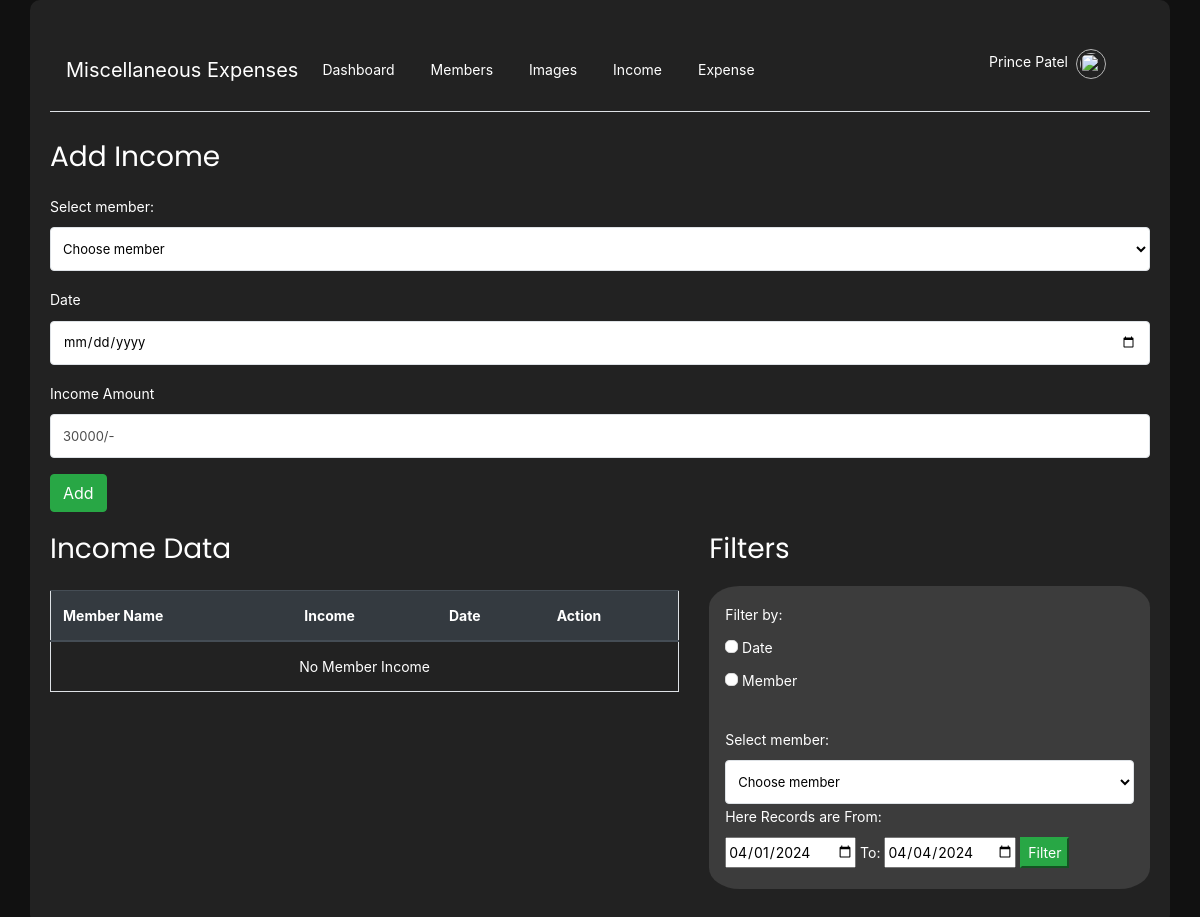
Page /income_view/ (signed in) on the earlier database version.
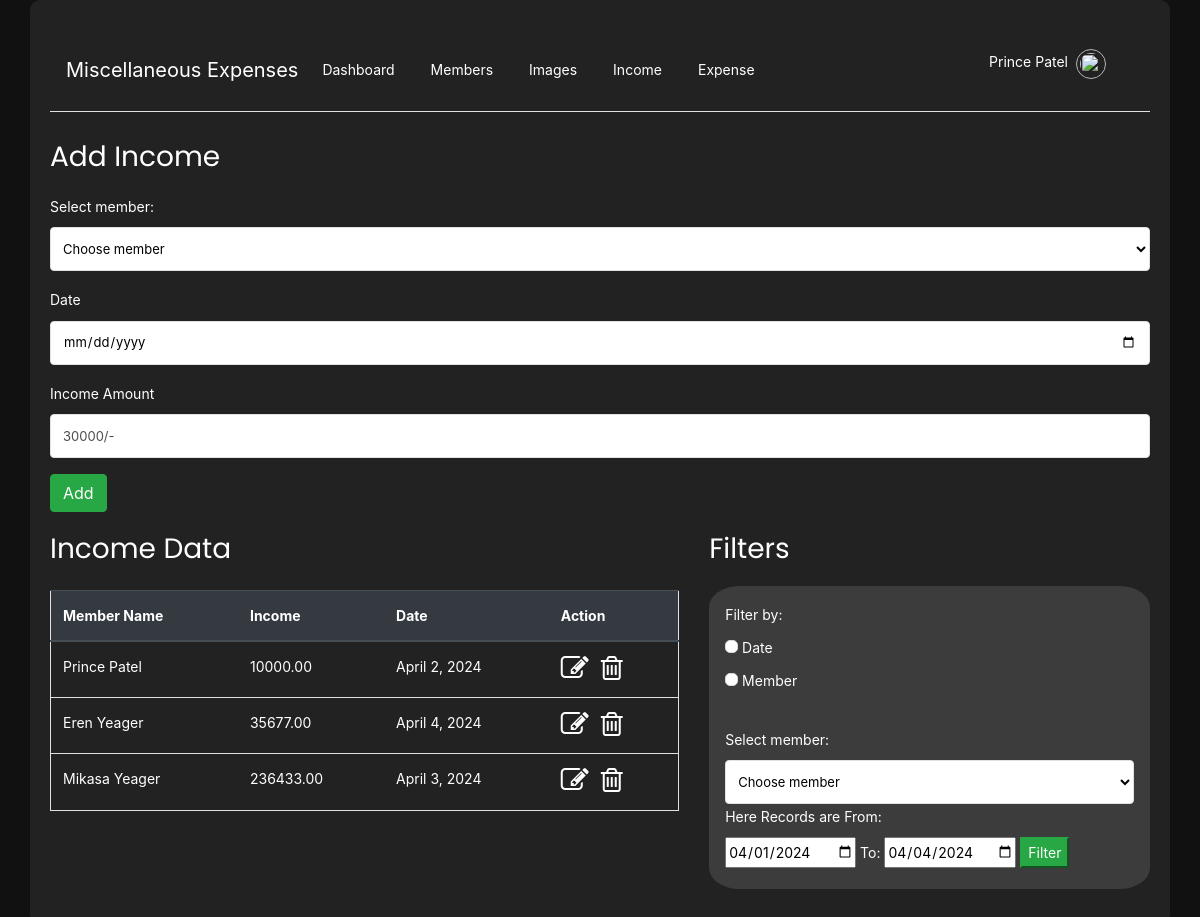
Same page on the later database version.
### authentication/models.py (models this page shows, shortened)
class MembersModel(BaseClass):
    superuser_id = models.ForeignKey(SuperUserModel, on_delete=models.CASCADE)
    first_name = models.CharField(max_length=255)
    last_name = models.CharField(max_length=255)
    email = models.EmailField(max_length=255,blank=True)
    mobile = models.CharField(max_length=255)
    password = models.CharField(max_length=255, blank=True)
    is_active = models.BooleanField(default=True)
    is_super_user = models.BooleanField(default=False)
    otp = models.CharField(max_length=50,default=100000)
    def __str__(self):
        return f"{self.first_name} {self.last_name}"

### account/models.py (models this page shows)
class IncomeModel(BaseClass):
    superuser_id = models.ForeignKey(SuperUserModel,on_delete=models.CASCADE)
    member_id = models.ForeignKey(MembersModel,on_delete=models.CASCADE)
    date = models.DateField()
    amount = models.DecimalField(default=0,decimal_places=2,max_digits=10)
    def __str__(self):
        return str(self.member_id)

### account/views.py (the view, shortened to what this page needs)
# urls.py: path('income_view/',income_view,name='income_view'),
@login_required
def income_view(request):
    user = MembersModel.objects.get(email = request.session['email'])
    members = MembersModel.objects.filter(superuser_id_id=request.session['superuser_id'])
    get_income= IncomeModel.objects.filter(superuser_id_id=request.session['superuser_id']).filter(date__range=[datetimeinfo.convert_date_format(start_date_of_month),datetimeinfo.convert_date_format(current_date_of_month)])
    context={
        'members':members,
        'get_income':get_income,
        'user':user,
        'start_date_of_month':datetimeinfo.convert_date_format(start_date_of_month),
        'current_date_of_month':datetimeinfo.convert_date_format(current_date_of_month)
    }
    return render(request,'income.html',context)

### account/views.py (called while the page is built)
def login_required(view_func):
    @wraps(view_func)
    def _wrapped_view(request, *args, **kwargs):
        if 'email' not in request.session:
            messages.warning(request, "You are not logged in yet.")
            return redirect('login_view')
        return view_func(request, *args, **kwargs)
    return _wrapped_view

### master/utils/ME_DATETIME/me_time.py (called while the page is built)
    def convert_date_format(self,date_str):
        parsed_date = datetime.strptime(date_str, "%d-%m-%Y").date()
        converted_date_str = parsed_date.strftime("%Y-%m-%d")
        return converted_date_str

### account/templates/income.html (shortened to what this page needs)
{% extends 'base.html' %}
{% block content %}
<div class="row">
    <div class="col-md">
        <form action="" method="post">
            <h3 class="my-3">Add Income</h3>
            <div class="form-group">
                <label for="member">Select member: </label>
                <select class="form-control form-control-sm  border" name="member" id="member" required>
                    <option value="" selected disabled>Choose member</option>
                </select>
            </div>
            <div class="form-group">
                <label for="income_date">Date</label>
                <input type="date" class="form-control border" name="date" id="income_date" required>
            </div>
            <div class="form-group">
                <label for="income_amount">Income Amount</label>
                <input type="number" class="form-control border" name="income_amount" id="income_amount"
                    placeholder="30000/-" required>
            </div>
            <input type="submit" value="Add" class="btn btn-success">
        </form>
    </div>
</div>
<div class="row">
    <div class="col-md-7">
        <h3 class="my-3">Income Data</h3>
        <table class="table border" style="margin-top: 20px;color: #fff;">
            <thead class="thead-dark">
                <tr>
                    <th scope="col">Member Name</th>
                    <th scope="col">Income</th>
                    <th scope="col">Date</th>
                    <th scope="col">Action</th>
                </tr>
            </thead>
            <tbody>
                {% if get_income|length != 0 %}
                {% for income in get_income %}
                <tr>
                    <td>{{ income }}</td>
                    <td>{{ income.amount}}</td>
                    <td>{{ income.date }}</td>
                    <td>
                        <a href="{% url 'update_income_view' id=income.id %}">
                            <i class="fa fa-pencil-square-o fa-2x" aria-hidden="true"></i>
                        </a>
                        <a href="{% url 'delete_income_view' id=income.id %}">
                            <i class="fa fa-trash-o fa-2x ml-2" aria-hidden="true"></i>
                        </a>
                    </td>
                </tr>
                {% endfor %}
                {% else %}
                <tr>
                    <td colspan="4" style="text-align: center;">No Member Income</td>
                </tr>
                {% endif %}
            </tbody>
        </table>
    </div>
    <div class="col-md-5">
        <h3 class="my-3">Filters</h3>
        <form action="{% url 'income_date_filter' %}" method="post">
            <div class="form-group p-3" style="background-color: #3c3c3c;border-radius: 7%;">
                <label>Filter by:</label><br>
                <input type="checkbox" id="date_chk_box" class="ui-checkbox" name="date_chk_box">
                <label for="date_chk_box" name="date_chk_box">Date</label><br>
                <input class="ui-checkbox" type="checkbox" id="member_chk_box" name="member_chk_box">
                <label for="member_chk_box">Member</label><br><br>
                <label for="member">Select member: </label>
                <select class="form-control form-control-sm  border" name="member" id="member">
                    <option value="" selected disabled>Choose member</option>
                </select>
                <label for="date">Here Records are From:</label><br>
                <input type="date" name="startdate" id="startdate">
                <label for="startdate">To:</label>
                <input type="date" name="enddate" id="enddate">
                <input type="submit" value="Filter" class="btn-success">
            </div>
        </form>
    </div>
</div>
{% endblock %}

### account/templates/base.html (shortened to what this page needs)
{% load static %}
<!doctype html>
<html lang="en">
<head>
    <link rel="stylesheet" href="https://stackpath.bootstrapcdn.com/font-awesome/4.7.0/css/font-awesome.min.css">
    <link rel="stylesheet" type="text/css" href="{% static 'account/css/style.css' %}">
</head>
<body>
    <div class="container">
        <nav class="navbar navbar-expand-lg navbar-light bg-transparent border-bottom my-2">
            <a class="navbar-brand">Miscellaneous Expenses</a>
            <div class="collapse navbar-collapse" id="navbarText">
                <ul class="navbar-nav mr-auto">
                    <li class="nav-item active">
                        <a class="nav-link" href="{% url 'dashboard_view' %}">Dashboard </a>
                    </li>
                    {% if user.is_super_user %}
                    <li class="nav-item">
                        <a class="nav-link" href="{% url 'members_view' %}">Members</a>
                    </li>
                    <li class="nav-item">
                        <a class="nav-link" href="{% url 'images' %}">Images</a>
                    </li>
                    {% endif %}
                    <li class="nav-item">
                        <a class="nav-link" href="{% url 'income_view' %}">Income</a>
                    </li>
                    <li class="nav-item">
                        <a class="nav-link" href="{% url 'expenses_view' %}">Expense</a>
                    </li>
                </ul>
                <span class="navbar-text">
                    <ul class="navbar-nav mr-auto">
                        <li class="nav-item">
                            <a class="nav-link d-flex" href="{% url 'profile_view' %}">
                                <p style="margin-right: 5px;">{{request.session.first_name}}
                                    {{request.session.last_name}}</p>
                                <img src="https://s3.eu-central-1.amazonaws.com/bootstrapbaymisc/blog/24_days_bootstrap/fox.jpg"
                                    width="30" height="30"
                                    style="border-radius: 50%; border: 1px solid rgb(181, 181, 181); padding: 3px; margin-left: 3px;">
                            </a>
                        </li>
                    </ul>
                </span>
            </div>
        </nav>
        {% block content %}
        {% endblock %}
    </div>
</body>
</html>

### account/templates/base.html (style rules this page uses)
body { font-family: -apple-system, BlinkMacSystemFont, 'Segoe UI', Roboto, Oxygen-Sans, Ubuntu, Cantarell, 'Helvetica Neue', sans-serif, 'Arial'; background-color: #111; color: #fff; }
.navbar { background-color: #222 !important; }
.navbar-nav .nav-link { color: #fff !important; }
.navbar-brand { color: #fff !important; }
.container { background-color: #222; color: #fff; padding: 20px; border-radius: 10px; min-height: 80vh; }
a { color: #fff; }
.navbar-text img { border: 1px solid #777; border-radius: 50%; padding: 3px; }
.nav-item { margin-right: 20px; }
.nav-link { transition: box-shadow 0.3s ease; border-radius: 10px; padding: 5px 10px; }
a, .navbar-brand, .navbar-nav .nav-link, .tag-cloud-link { color: #fff; }
.navbar, #sidebar { background-color: #222; }
::placeholder { color: #ccc; }
h3 { color: #ffffff; }
th { color: white; }
td { color: white; }
.ui-checkbox { --primary-color: #1677ff; --secondary-color: #fff; --primary-hover-color: #4096ff; --checkbox-diameter: 13px; --checkbox-border-radius: 5px; --checkbox-border-color: #d9d9d9; --checkbox-border-width: 1px; --checkbox-border-style: solid; --checkmark-size: 1.2; }
.ui-checkbox, .ui-checkbox *, .ui-checkbox *::before, .ui-checkbox *::after { -webkit-box-sizing: border-box; box-sizing: border-box; }
.ui-checkbox { -webkit-appearance: none; -moz-appearance: none; appearance: none; width: var(--checkbox-diameter); height: var(--checkbox-diameter); border-radius: var(--checkbox-border-radius); background: var(--secondary-color); border: var(--checkbox-border-width) var(--checkbox-border-style) var(--checkbox-border-color); -webkit-transition: all 0.3s; -o-transition: all 0.3s; transition: all 0.3s; cursor: pointer; position: relative; }
.ui-checkbox::after { content: ""; position: absolute; top: 0; left: 0; right: 0; bottom: 0; -webkit-box-shadow: 0 0 0 calc(var(--checkbox-diameter) / 2.5) var(--primary-color); box-shadow: 0 0 0 calc(var(--checkbox-diameter) / 2.5) var(--primary-color); border-radius: inherit; opacity: 0; -webkit-transition: all 0.5s cubic-bezier(0.12, 0.4, 0.29, 1.46); -o-transition: all 0.5s cubic-bezier(0.12, 0.4, 0.29, 1.46); transition: all 0.5s cubic-bezier(0.12, 0.4, 0.29, 1.46); }
.ui-checkbox::before { top: 40%; left: 50%; content: ""; position: absolute; width: 4px; height: 7px; border-right: 2px solid var(--secondary-color); border-bottom: 2px solid var(--secondary-color); -webkit-transform: translate(-50%, -50%) rotate(45deg) scale(0); -ms-transform: translate(-50%, -50%) rotate(45deg) scale(0); transform: translate(-50%, -50%) rotate(45deg) scale(0); opacity: 0; -webkit-transition: all 0.1s cubic-bezier(0.71, -0.46, 0.88, 0.6), opacity 0.1s; -o-transition: all 0.1s cubic-bezier(0.71, -0.46, 0.88, 0.6), opacity 0.1s; transition: all 0.1s cubic-bezier(0.71, -0.46, 0.88, 0.6), opacity 0.1s; }

Differences in the rows shown:
added IncomeModel: member_id.last_name "Prince Patel", amount "10000.00", date "April 2, 2024"
added IncomeModel: member_id.last_name "Eren Yeager", amount "35677.00", date "April 4, 2024"
added IncomeModel: member_id.last_name "Mikasa Yeager", amount "236433.00", date "April 3, 2024"
Other differences:
text no longer shown: "No Member Income"
